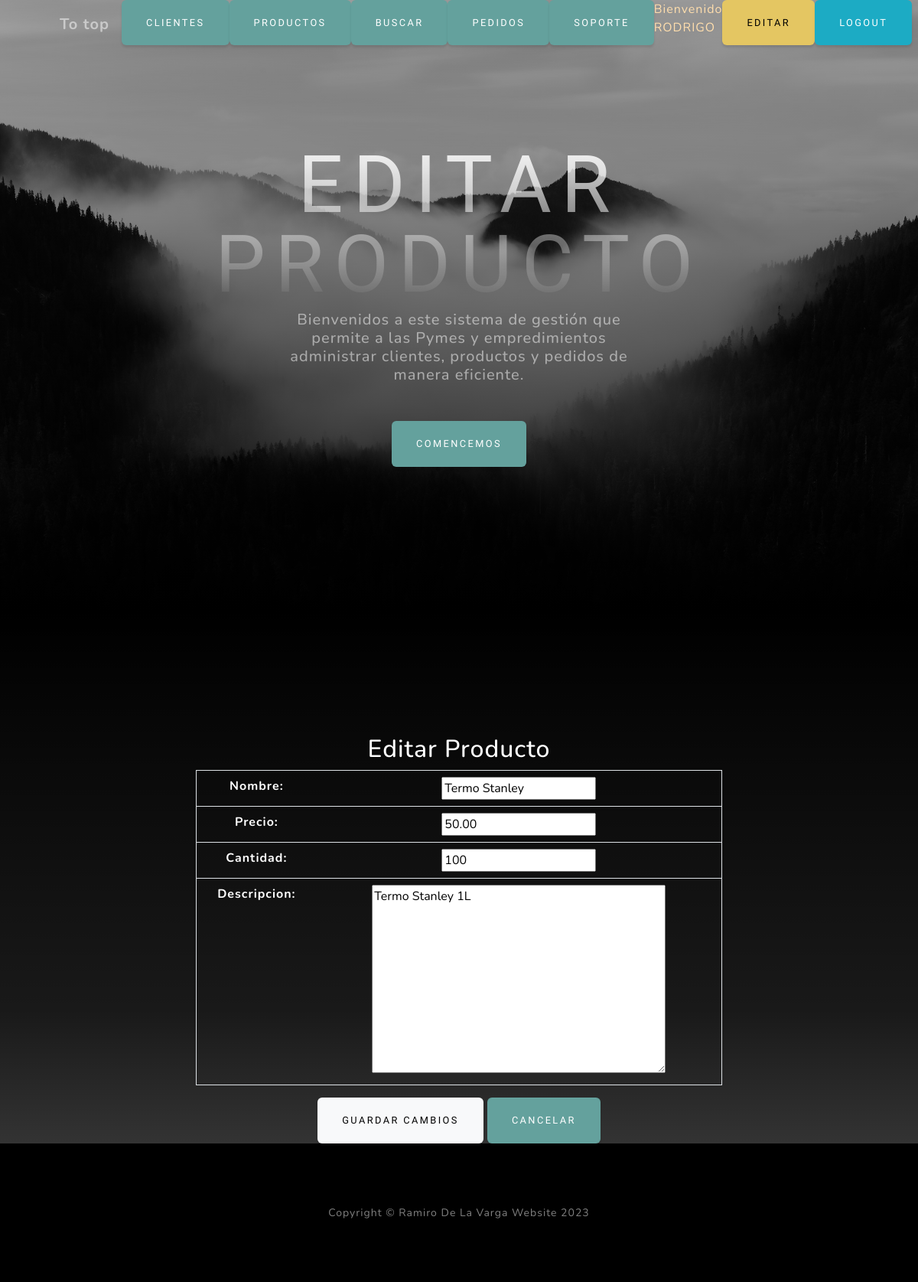
Page /app/productos/1/editar/ (signed in) on the committed database.
### app/models.py (models this page shows, shortened)
class Producto(models.Model):
    nombre = models.CharField(max_length=100)
    precio = models.DecimalField(max_digits=10, decimal_places=2)
    cantidad = models.IntegerField()
    descripcion = models.TextField()

### app/views.py (the view)
# urls.py: path('productos/<int:pk>/editar/', views.editar_producto, name='editar_producto'),
@login_required
def editar_producto(request, pk):
    producto = get_object_or_404(Producto, pk=pk)
    if request.method == 'POST':
        form = ProductoForm(request.POST, instance=producto)
        if form.is_valid():
            form.save()
            return redirect('lista_productos')
    else:
        form = ProductoForm(instance=producto)
    return render(request, 'app/editar_producto.html', {'form': form, 'producto': producto})

### app/forms.py
class ProductoForm(forms.ModelForm):
    class Meta:
        model = Producto
        fields = '__all__'

### app/templates/app/editar_producto.html (shortened to what this page needs)
{% extends 'app/index.html' %}
{% load static %}
{% block cabecera %}
    Editar Producto
{% endblock cabecera %}
{% block contenido %}
<section class="about-section text-center" id="about">
    <div class="container px-4 px-lg-5">
        <div class="row justify-content-center align-items-center">
            <div class="col-lg-8">
                <h2 class="text-white">Editar Producto</h2>
                <form method="post">
                    <div class="table table-bordered text-white">
                        <table class="table text-white ">
                            {% for field in form %}
                                <tr>
                                    <th>{{ field.label_tag }}</th>
                                    <td>{{ field }}</td>
                                </tr>
                            {% endfor %}
                        </table>
                    </div>
                    <div class="text-center">
                        <button type="submit" class="btn btn-light">Guardar Cambios</button>
                        <a href="{% url 'lista_productos' %}" class="btn btn-primary">Cancelar</a>
                    </div>
                </form>
            </div>
        </div>
    </div>
</section>
{% endblock contenido %}

### app/templates/app/index.html (shortened to what this page needs)
<!DOCTYPE html>
<html lang="en">
    <head>
        {% load static %}
        <link rel="stylesheet" href="https://use.fontawesome.com/releases/v6.3.0/css/all.css">
        <link href="{% static 'app/css/styles.css' %}" rel="stylesheet" />
    </head>
    <body id="page-top">
        <nav class="navbar navbar-expand-lg navbar-light fixed-top" id="mainNav">
            <div class="container px-4 px-lg-5">
                <a class="navbar-brand" href="#page-top">To top</a>
                <div class="collapse navbar-collapse" id="navbarResponsive">
                    <ul class="navbar-nav ms-auto">
                        {% if user.is_authenticated  %}
                        <li class="nav-item"><a class="btn btn-primary" href="{% url 'clientes' %}">Clientes</a></li>
                        <li class="nav-item"><a class="btn btn-primary" href="{% url 'producto' %}">Productos</a></li>
                        <li class="nav-item"><a class="btn btn-primary" href="{% url 'buscar' %}">Buscar</a></li>
                        <li class="nav-item"><a class="btn btn-primary" href="{% url 'pedido' %}">Pedidos</a></li>
                        <li class="nav-item"><a class="btn btn-primary" href="{% url 'admin:index' %}">Soporte</a></li>
                        <p style="color:navajowhite">Bienvenido {{ user.username|upper }}</p>
                        <li class="nav-item"><a class="btn btn-warning" href="{% url 'Editar_perfil' %}">Editar</a></li>
                        <li class="nav-item"><a class="btn btn-info" href="{% url 'logout' %}">Logout</a></li>
                        {% else %}
                        <li class="nav-item"><a class="btn btn-primary" href="{% url 'sobremi' %}">Sobre mi</a></li>
                        <li class="nav-item"><a class="btn btn-info" href="{% url 'login' %}">Login</a></li>
                        {% endif %}
                    </ul>
                </div>
            </div>
        </nav>
        <header class="masthead">
            <div class="container px-4 px-lg-5 d-flex h-100 align-items-center justify-content-center">
                <div class="d-flex justify-content-center">
                    <div class="text-center">
                        <h1 class="mx-auto my-0 text-uppercase">
                            {% block cabecera %}{% endblock cabecera %}
                        </h1>
                        <h2 class="text-white-50 mx-auto mt-2 mb-5">
                            {% block cabecera2 %}
                            Bienvenidos a este sistema de gestión que permite a las Pymes y empredimientos administrar clientes, productos y pedidos de manera eficiente.
                            {% endblock cabecera2 %}
                        </h2>
                        <a class="btn btn-primary" href="{% url 'login' %}">Comencemos</a>
                    </div>
                </div>
            </div>
        </header>
        {% block contenido %}
        {% endblock contenido %}
        <footer class="footer bg-black small text-center text-white-50"><div class="container px-4 px-lg-5">Copyright &copy; Ramiro De La Varga Website 2023</div></footer>
    </body>
</html>

### rows in the picture
Producto: form "Termo Stanley" "50.00" "100" "Termo Stanley 1L"

### other values in the picture
{{ user.username|upper }} "RODRIGO"
{{ field.label_tag }} "Nombre:" "Precio:" "Cantidad:" "Descripcion:"
